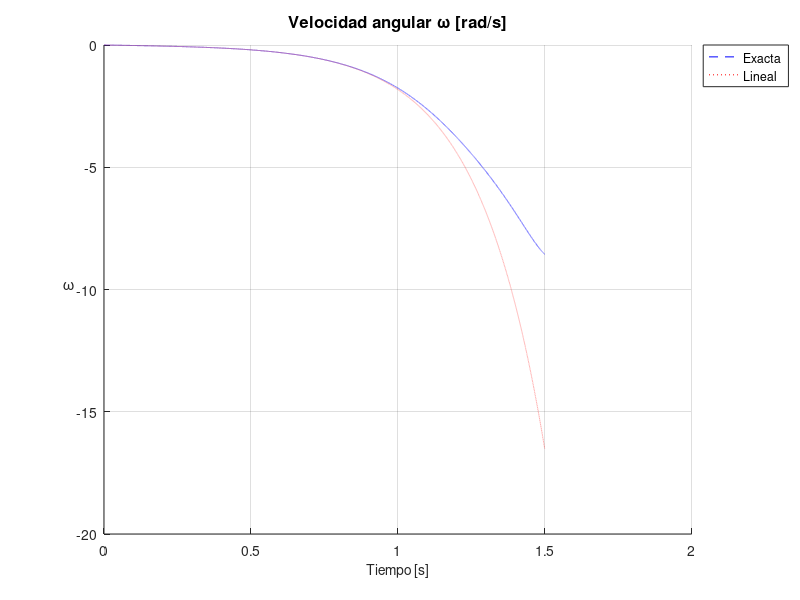
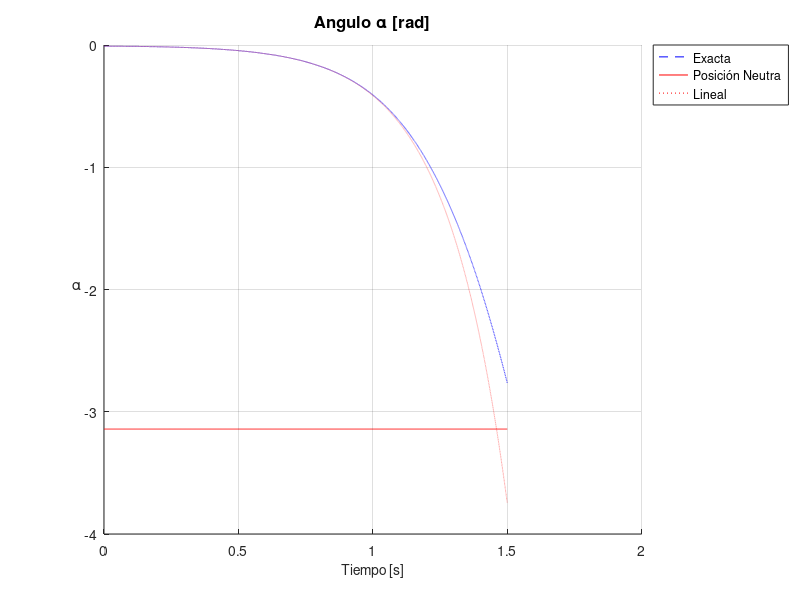
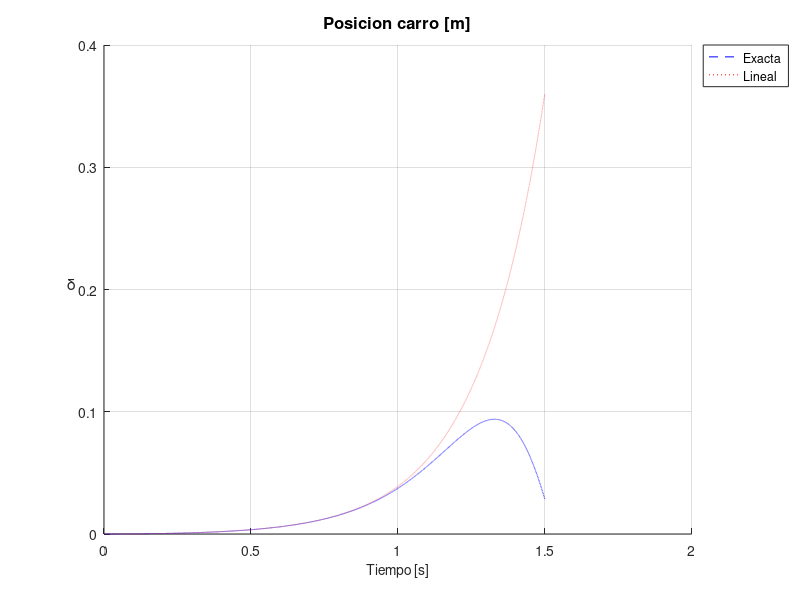
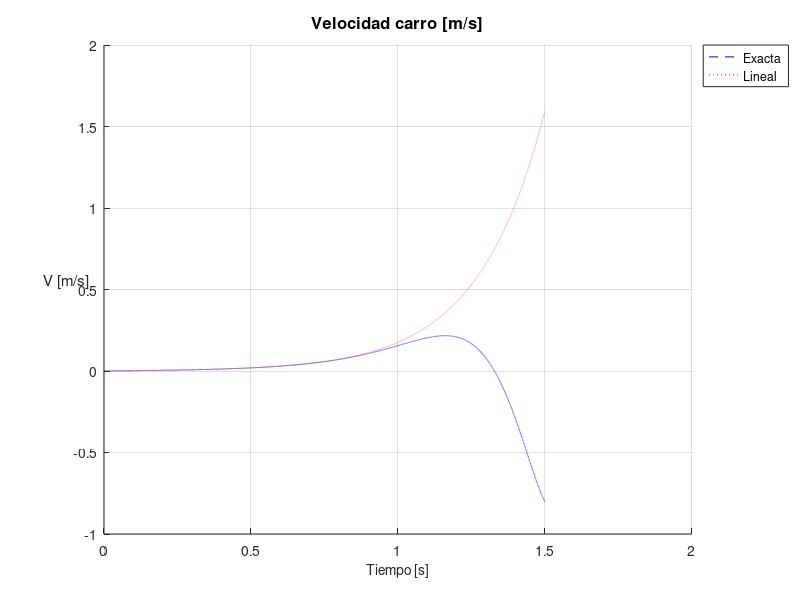

MATLAB code to generate these figures, in order:
clc;clear all;close all;

tic
m       = 0.1;
Fricc   = 0.1;
long    = 0.6;
g       = 9.8;
M       = 0.5;
h       = 0.0001;
tiempo  = 1.5/h;
p_pp    = 0;
tita_pp = 0;
omega(1)= 0;

%Condiciones iniciales
alfa(1) = -0.01;
p(1)    = 0;
p_p(1)  = 0;
u(1)    = 0;
p(1)    = 0;
i       = 1;

%Versión linealizada en el equilibrio estable. Sontag Pp 104.
%estado=[p(i); p_p(i); alfa(i); omega(i)]
Mat_A   = [0 1 0 0;...
          0 -Fricc/M -m*g/M 0;...
          0 0 0 1;...
          0 Fricc/(long*M) g*(m+M)/(long*M) 0];
Mat_B   = [0;...
           1/M;...
           0;...
           -1/(long*M)];
X0      = [0 0 0 0]';
x       = [0 0 alfa(1) 0]';

while(i<(tiempo+1))

    %Variables del sistema no lineal
    estado  = [p(i); p_p(i); alfa(i); omega(i)];
    u(i)    = 0;
    
    %Sistema no lineal
    p_pp        = (1/(M+m)) * (u(i) - m*long*tita_pp*cos(alfa(i)) + m*long*omega(i)^2*sin(alfa(i)) - Fricc*p_p(i));
    tita_pp     = (1/long) * (g*sin(alfa(i)) - p_pp*cos(alfa(i)));
    
    p_p(i+1)    = p_p(i) + h*p_pp;
    p(i+1)      = p(i) + h*p_p(i);
    omega(i+1)  = omega(i) + h*tita_pp;
    alfa(i+1)   = alfa(i) + h*omega(i);
    
    %Variables del sistema lineal
    pl(i) = x(1); p_pl(i) = x(2); alfal(i) = x(3); omegal(i) = x(4);
    
    %Sistema lineal
    xp  = Mat_A*(x-X0) + Mat_B*u(i);
    x   = x + h*xp;
    i   = i+1;
end

TCalculo = toc

t         = 0:i-1;
t         = t*h;
u(i)      = 0;
pl(i)     = x(1);
p_pl(i)   = x(2);
alfal(i)  = x(3);
omegal(i) = x(4);

hfig1 = figure(1);
set(hfig1, 'Visible', 'off');
hold on;
title('Velocidad angular \omega [rad/s]',"fontsize",12);
xlabel('Tiempo [s]',"fontsize",10);
ylabel('\omega',"rotation",0);
plot(t,omega,'--b',"displayname","Exacta");
plot(t,omegal,':r',"displayname","Lineal");
legend("location","bestoutside");
grid on;
print('figura1','-landscape','-r500',"-dpng")

hfig2 = figure(2);
set(hfig1, 'Visible', 'off');
hold on;
title('Angulo \alpha [rad]',"fontsize",12);
xlabel('Tiempo [s]',"fontsize",10);
ylabel('\alpha',"rotation",0);
plot(t, alfa,'--b',"displayname","Exacta");
plot(t, -pi*ones(size(t)),'r',"displayname","Posición Neutra");
plot(t, alfal,':r',"displayname","Lineal");
legend("location","bestoutside");
grid on;
print('figura2','-landscape','-r500',"-dpng")

hfig3 = figure(3);
set(hfig1, 'Visible', 'off');
hold on;
title('Posicion carro [m]',"fontsize",12);
xlabel('Tiempo [s]',"fontsize",10);
ylabel('\delta',"rotation",0);
plot(t,p,'--b',"displayname","Exacta");
plot(t,pl,':r',"displayname","Lineal");
legend("location","bestoutside");
grid on;
print('figura3','-landscape','-r500',"-dpng")

hfig4 = figure(4);
set(hfig1, 'Visible', 'off');
hold on;
title('Velocidad carro [m/s]',"fontsize",12);
xlabel('Tiempo [s]',"fontsize",10);
ylabel('V [m/s]',"rotation",0);
plot(t,p_p,'--b',"displayname","Exacta");
plot(t,p_pl,':r',"displayname","Lineal");
legend("location","bestoutside");
grid on;
print('figura4','-landscape','-r500',"-dpng")

hfig5 = figure(5);
set(hfig1, 'Visible', 'off');
hold on;
title('Accion de control');
xlabel('Tiempo en Seg.');
plot(t,u,'b');
grid on;
print('figura5','-landscape','-r500',"-dpng")

hfig6 = figure(6);
set(hfig1, 'Visible', 'off');
hold on;
xlabel('Angulo \phi [rad]',"fontsize",10);
ylabel('Velocidad angular \omega [rad/s]',"fontsize",10);
plot(alfa,omega,'--b',"displayname","Exacta");
plot(alfal,omegal,':r',"displayname","Lineal");
legend("location","bestoutside");
grid on;
print('figura6','-landscape','-r500',"-dpng")

hfig7 = figure(7);
set(hfig1, 'Visible', 'off');
hold on;
plot(p,p_p,'--b',"displayname","Exacta");
plot(pl,p_pl,':r',"displayname","Lineal");
xlabel('Posicion carro \delta [m]',"fontsize",10);
ylabel('Velocidad carro v [m/s]',"fontsize",10);
legend("location","bestoutside");
grid on;
print('figura7','-landscape','-r500',"-dpng");

close all;
%figure(1);

%figure(2);

%figure(3);
%print('figura3','-landscape','-r500',"-dpng")
%figure(4);
%print('figura4','-landscape','-r500',"-dpng")
%figure(5);
%print('figura5','-landscape','-r500',"-dpng")
%figure(6);
%print('figura6','-landscape','-r500',"-dpng")
%figure(7);
%print('figura7','-landscape','-r500',"-dpng")
%print(hfig1,'VE_temporal','-dpng');
%print(hfig2,'VE_fases','-dpng');
%save('Datos_Controlador.mat','-v7');